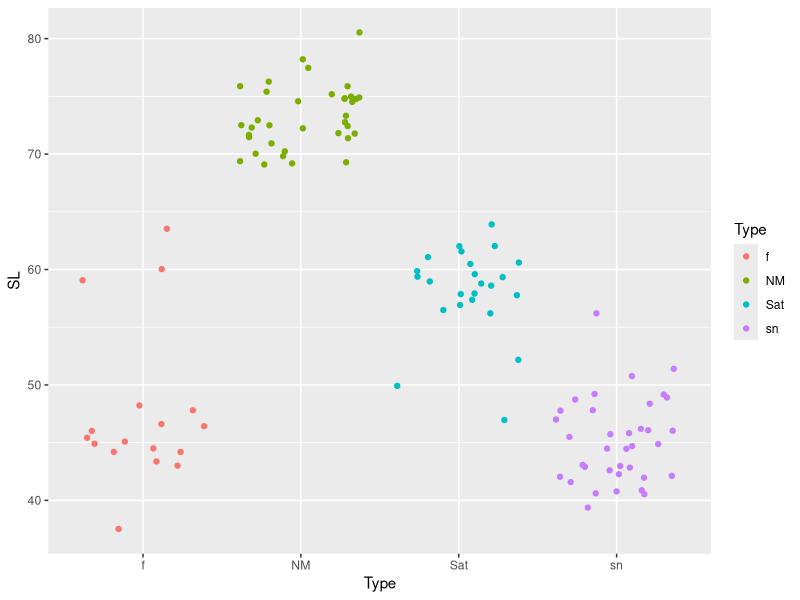
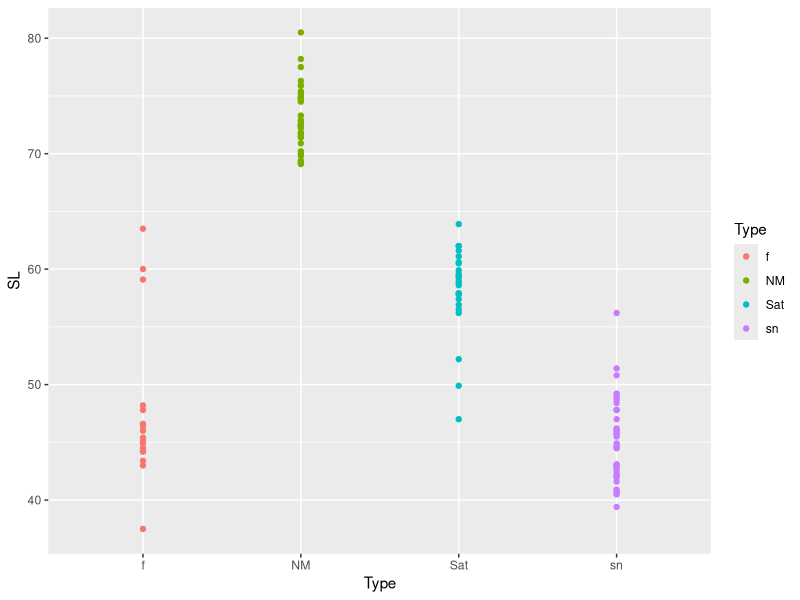
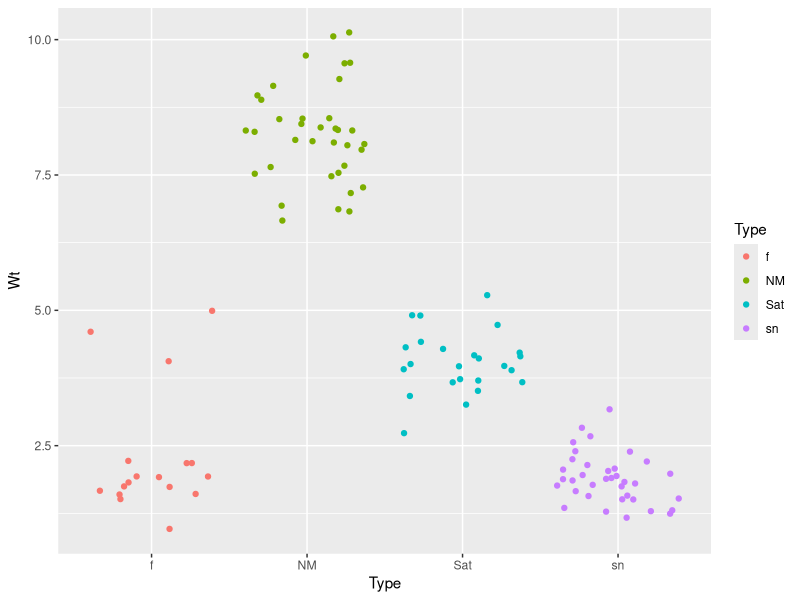
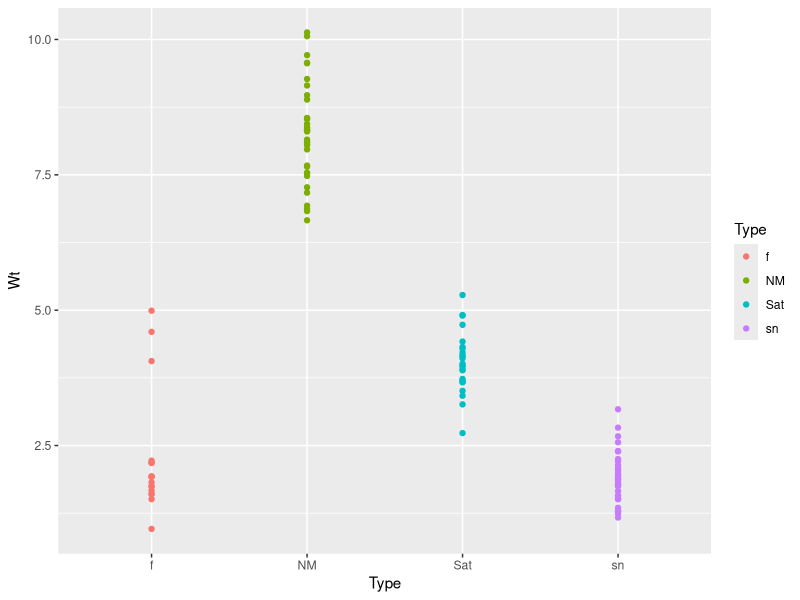
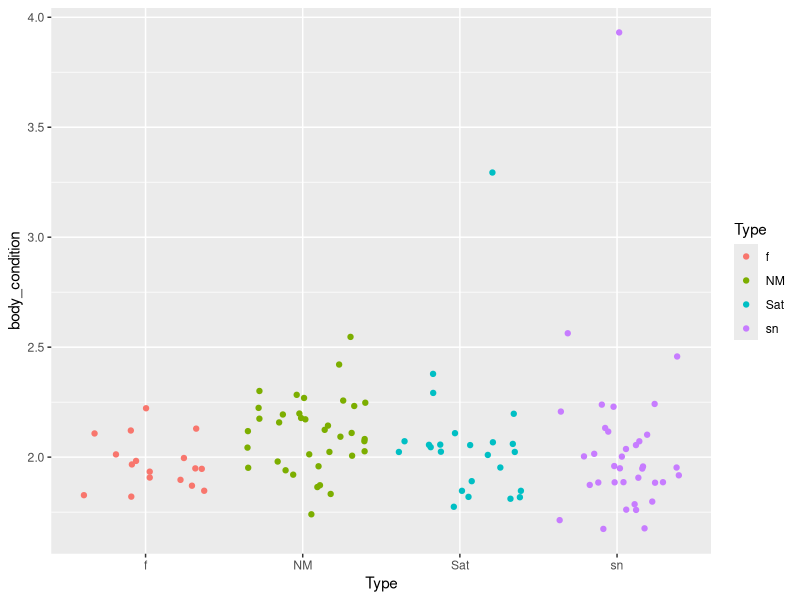
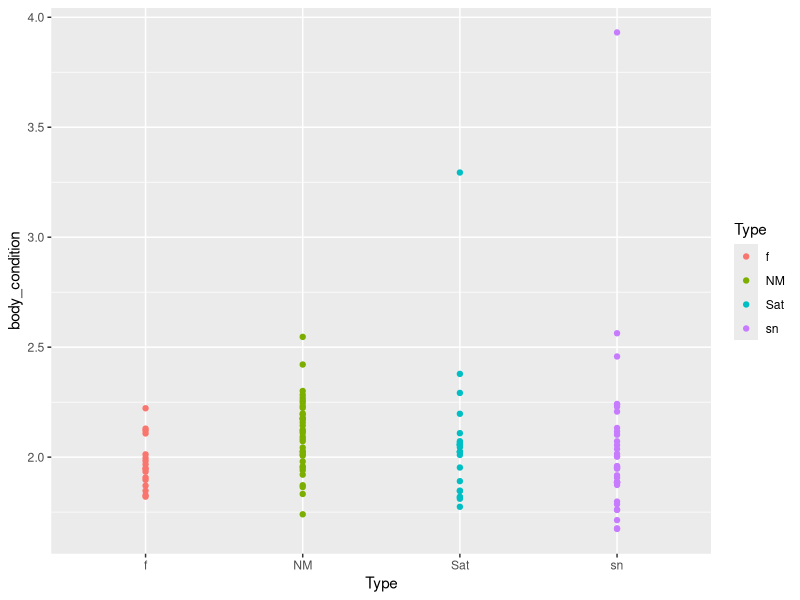
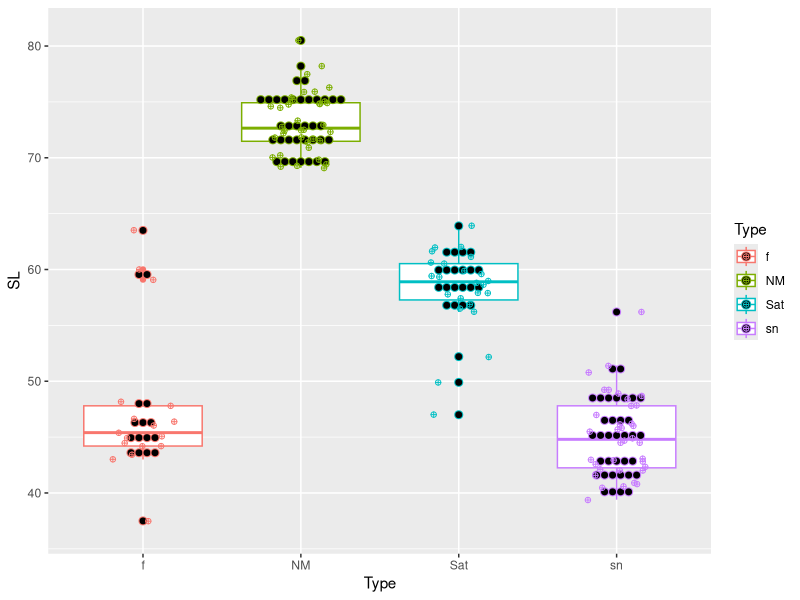

Recreate these plots in R, in order. (Note: this script raises an error after producing the figures.)
library(tidyverse)
library(readr)
library(ggsci)
library(lubridate)

## ASSIGNMENT_21_Jan: Construct some (more!) ggplots using my data :-)

## Import the data
fish_info_data <- read_csv("Corse_2016_Genetics_book.csv")


# Select data I want to use (Type, SL, Wt)
# Need to exlude Type(rostratus and Sat/sn)
fish_info_data2 <- fish_info_data %>% 
  filter(!(Type %in% c("rostratus","Sat/sn"))) %>% 
  droplevels() %>% 
  select(Type, SL, Wt)


#  Create Body Condition column
fish_info_data3 <- fish_info_data2 %>% 
  mutate(body_condition = 100000000 * (Wt/(10*SL)^3))


# Look at distibution of Wt, SL and Body Condition by Type (Fem, NM, SatM, SnM) using 
# "jitter" versus "point"

ggplot(data = fish_info_data3, mapping = aes(x = Type, y = SL, colour=Type)) +
  geom_jitter()

ggplot(data = fish_info_data3, mapping = aes(x = Type, y = SL, colour=Type)) +
  geom_point()

ggplot(data = fish_info_data3, mapping = aes(x = Type, y = Wt, colour=Type)) +
  geom_jitter()

ggplot(data = fish_info_data3, mapping = aes(x = Type,y = Wt, colour = Type)) + 
  geom_point()

ggplot(data = fish_info_data3, mapping = aes(x = Type, y = body_condition, colour=Type)) +
  geom_jitter()

ggplot(data = fish_info_data3, mapping = aes(x = Type, y = body_condition, colour=Type)) +
  geom_point()


# Playing around to see how I can add geom commands together and change parameters :-)
ggplot(data = fish_info_data3, mapping = aes(x = Type, y = SL, colour=Type)) +
  geom_boxplot() +
  geom_dotplot(binaxis = 'y', stackdir = 'center', dotsize = .5) +
  geom_jitter(shape= 10, position = position_jitter(0.2))


# Look at relationship for Wt and SL in different Types

ggplot(fish_info_data5, aes(y = Wt, x = SL, colour = Type)) +
  geom_point() +
  theme_bw() + scale_color_hue()


# Does body condition decrease for each Type over the spawning season (Date?)

fish_info_data4 <- fish_info_data %>% 
  filter(!(Type %in% c("rostratus","Sat/sn"))) %>% 
  droplevels() %>% 
  select(Type, SL, Wt, Date)

fish_info_data5 <- fish_info_data4 %>% 
  mutate(body_condition = 100000000 * (Wt/(10*SL)^3))

ggplot(data = fish_info_data5,mapping = aes(x = Date, y = body_condition, colour=Type)) + 
  geom_point() +
  theme_bw() + scale_color_futurama()


# TO WORK THROUGH STILL!

# Need to clean up dates so that if displays in the proper order
# Working with lubridate to figure this out:  
# stamp("20-May") (D)

# Draw lines between each of the Types across the dates for last plot?



